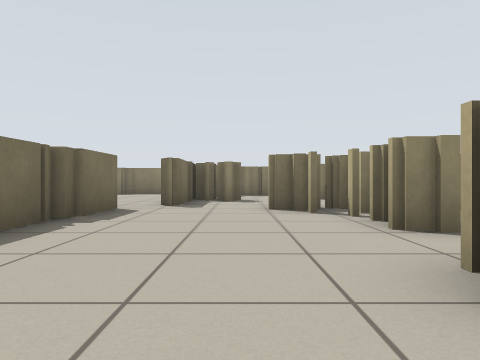
View 1 (above)

24 first-person views from a walk through a world built for the Player/Stage simulator. The camera is 0.54 m above the floor, looks level and sees 70° across. Floor lines are 1 m apart. The floor is counted in squares, 1 m on a side. Each view is taken from the middle of a square. On the plan, view 1 faces up. The plan holds only what a view shows up to about 9 squares ahead; the rest is blank. Robots are left out.

View 2
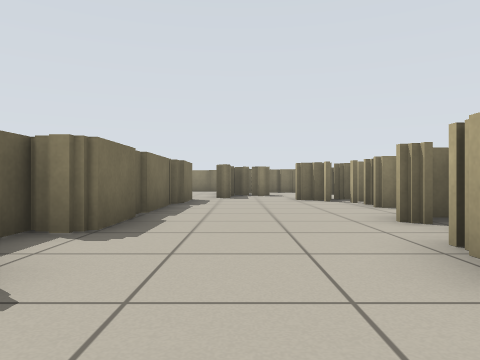

View 3
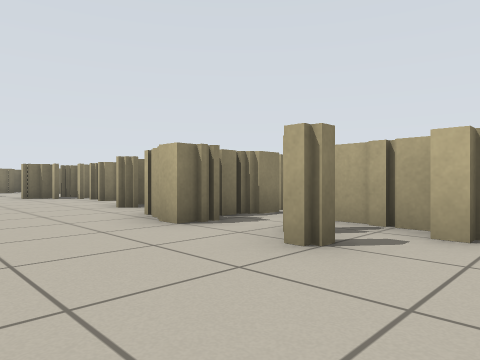

View 4
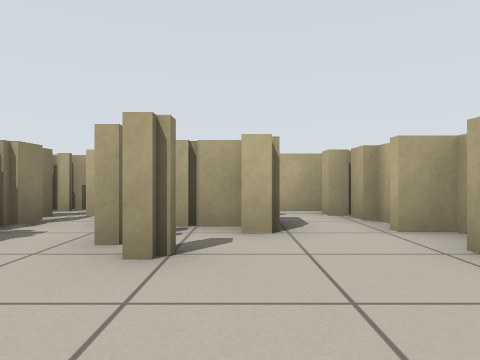

View 5
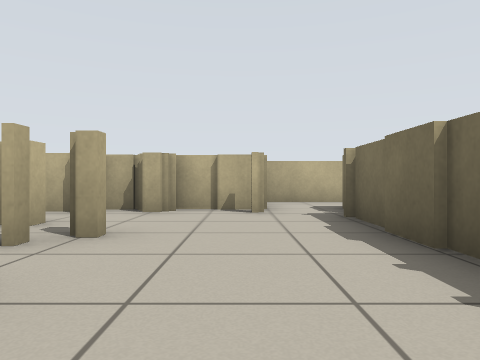

View 6
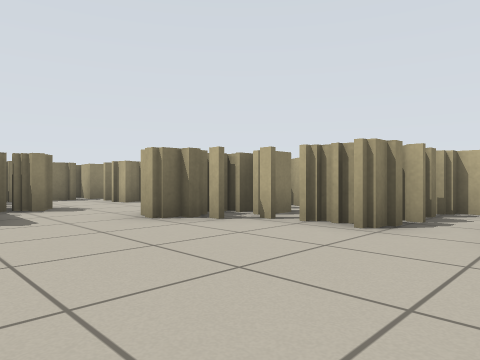

View 7
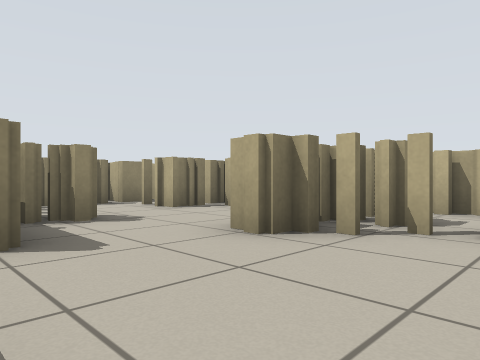

View 8
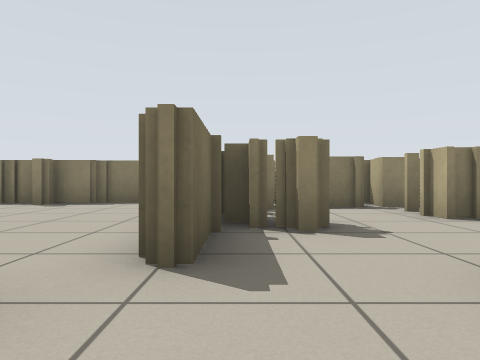

View 9
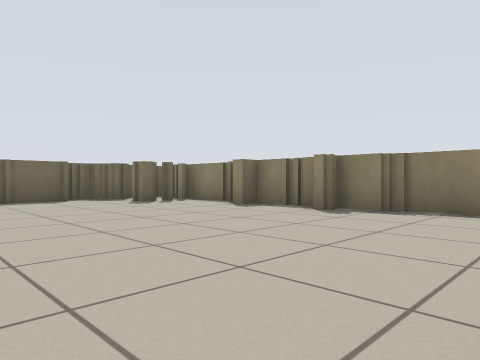

View 10
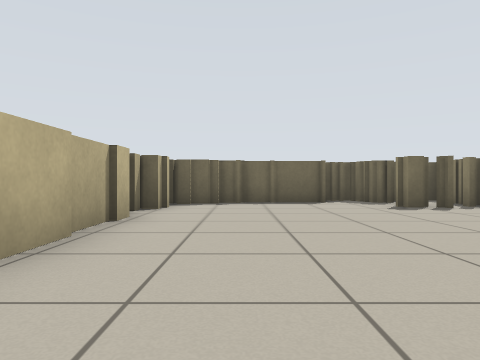

View 11
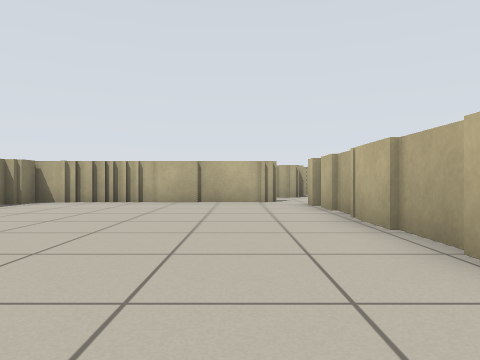

View 12
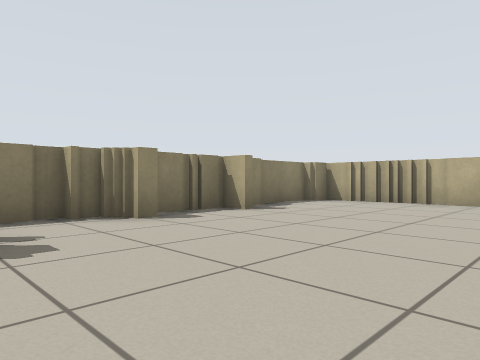

View 13
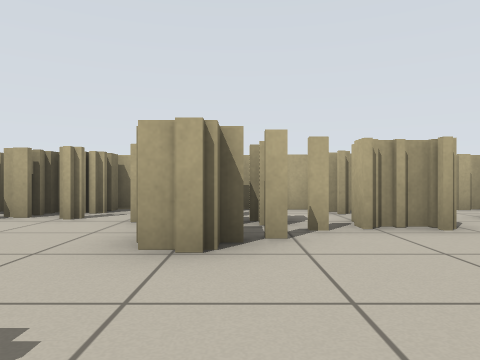

View 14
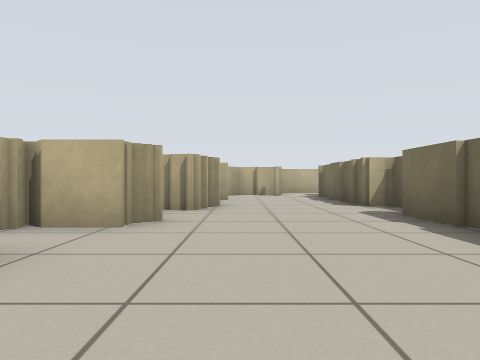

View 15
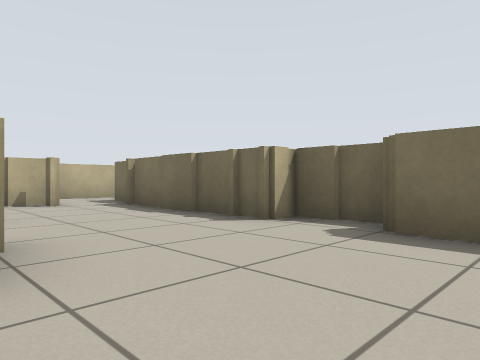

View 16
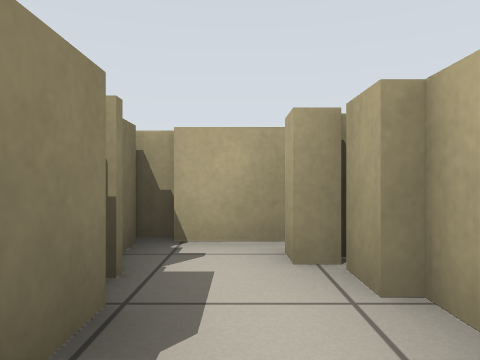

View 17
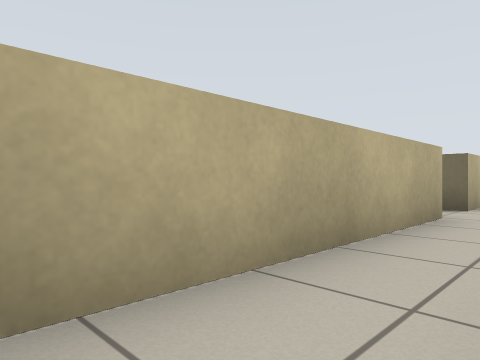

View 18
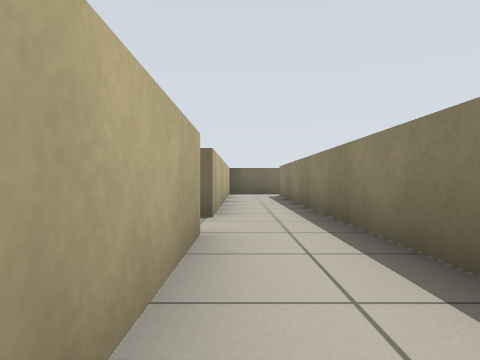

View 19
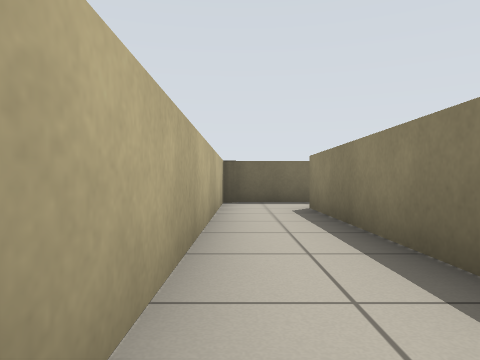

View 20
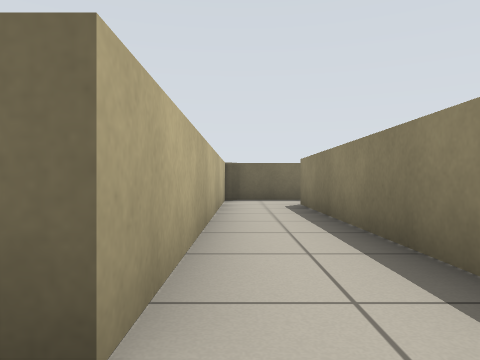

View 21
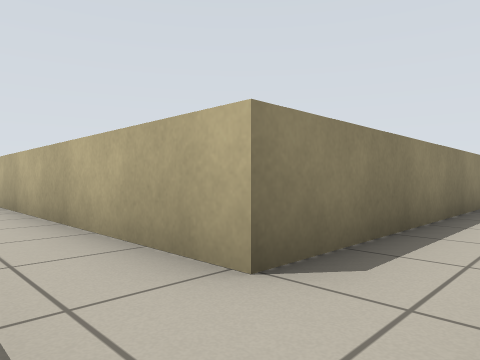

View 22
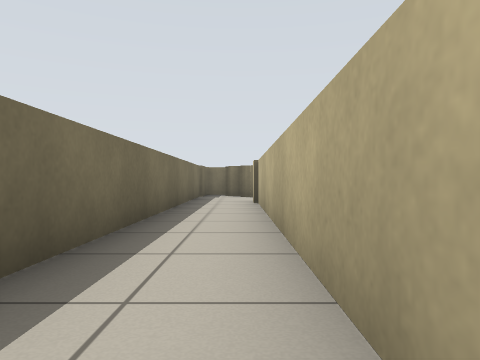

View 23
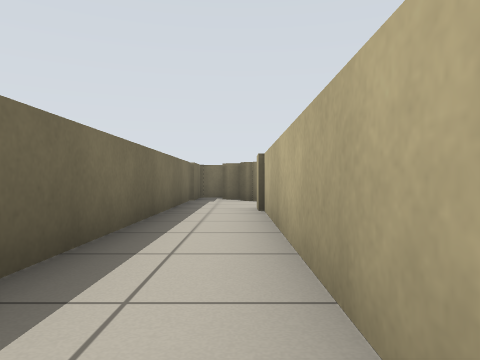

View 24
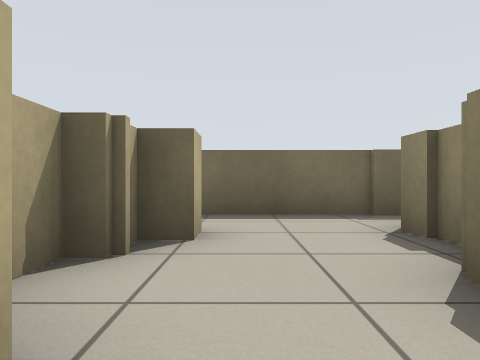

### Floor plan
Key: @ floor where view 1 was taken; # wall or solid block; x gap in a wall; . floor.
Columns run from 18 left of view 1 to 5 right of it. Each row starts with its distance up from view 1.
 13         ###########
 12       ###........####
 11       ###........#..#
 10       ##.........#..##
  9       #..........##..##
  8       ##.........#...##
  7        #...........####
  6        #########...####
  5                #....x.#
  4 #####          #....#x##
  3 #.....         #.......#
  2 #......        #....####
  1 #..###         #...##
  0 #..#           #..@#
 -1 #..#           #...###
 -2 #..#           #.....#
 -3 #..#           #...###
 -4 #..#           #....###
 -5 #..#           #......#
 -6 #..##########  #.##.###
 -7 #................ ###
 -8 #................
 -9 ##########.######

Where each view was taken, in squares from view 1:
view 1: 0 up, 0 right, facing up
view 2: 3 down, 1 left, facing up
view 3: 5 down, 2 left, facing up-right
view 4: 4 down, 2 left, facing right
view 5: 0 up, 1 left, facing down
view 6: 2 up, 2 left, facing up-right
view 7: 4 up, 2 left, facing up-right
view 8: 5 up, 1 left, facing up
view 9: 7 up, 2 left, facing up-left
view 10: 8 up, 3 left, facing left
view 11: 8 up, 10 left, facing right
view 12: 8 up, 10 left, facing up-right
view 13: 6 up, 2 left, facing right
view 14: 6 up, 0 right, facing down
view 15: 2 up, 1 right, facing down-left
view 16: 5 down, 1 right, facing right
view 17: 7 down, 2 left, facing down-left
view 18: 8 down, 4 left, facing left
view 19: 8 down, 9 left, facing left
view 20: 8 down, 8 left, facing left
view 21: 8 down, 17 left, facing up-right
view 22: 7 down, 16 left, facing up
view 23: 5 down, 16 left, facing up
view 24: 2 up, 12 left, facing left
